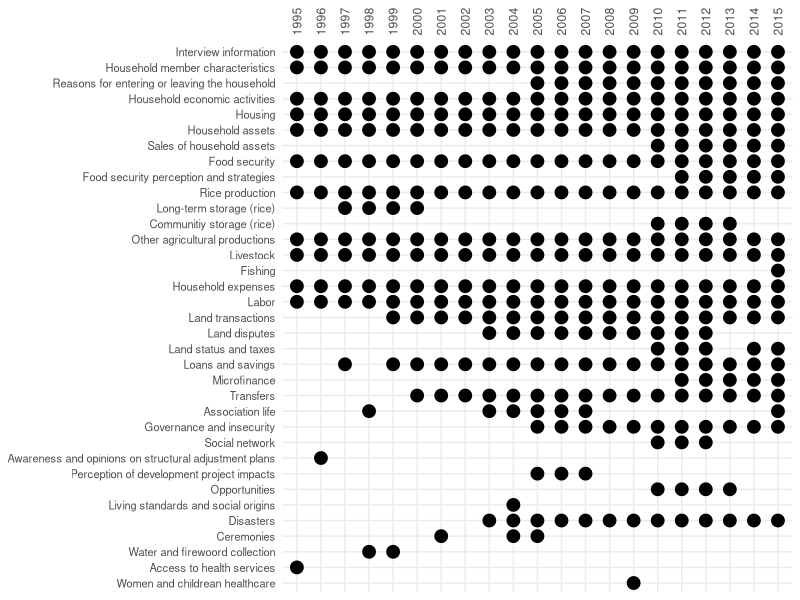

Here is the R script that generated this plot:
# Load required libraries
library(ggplot2)
library(tidyverse)

# Load the CSV file
data <- read_csv("graph_modules/modules_en.csv") %>%
  rename(Module = ...1)

# Convert the data to long format
data_long <- data %>%
  pivot_longer(cols = starts_with("19") | starts_with("20"), names_to = "Year", 
               values_to = "Present")

# Convert 'Present' to logical for easier filtering and ordering
data_long <- data_long %>%
  mutate(Present = as.logical(Present))

# Create the lollipop chart
plot <- ggplot(data_long %>% filter(Present), 
               aes(x = Year, y = factor(Module, levels = rev(data$Module)))) +
  geom_segment(aes(xend = Year, yend = Module), size = 1) +
  geom_point(size = 4, color = "black") +
  theme_minimal() +
  labs(title = NULL, x = NULL, y = NULL) +
  theme(axis.text.y = element_text(size = 8), 
        legend.position = "none",
        plot.title = element_blank(),
        plot.subtitle = element_blank(),
        axis.text.x = element_text(angle = 90, hjust = 1),
        axis.title.x = element_blank(),
        axis.title.y = element_blank(),
        axis.text.x.top = element_text(angle = 90, vjust = 0.5, hjust = 0)) +
  scale_x_discrete(position = "top")

ggsave(filename = "chart.png", 
       plot = plot,
       path = "graph_modules",
       width = 540, height = 550, units = "px", dpi = 300)
